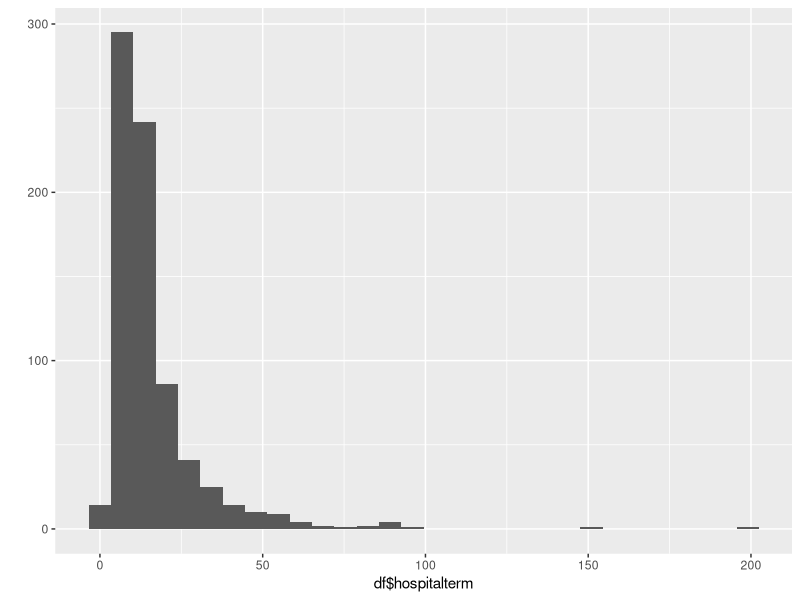
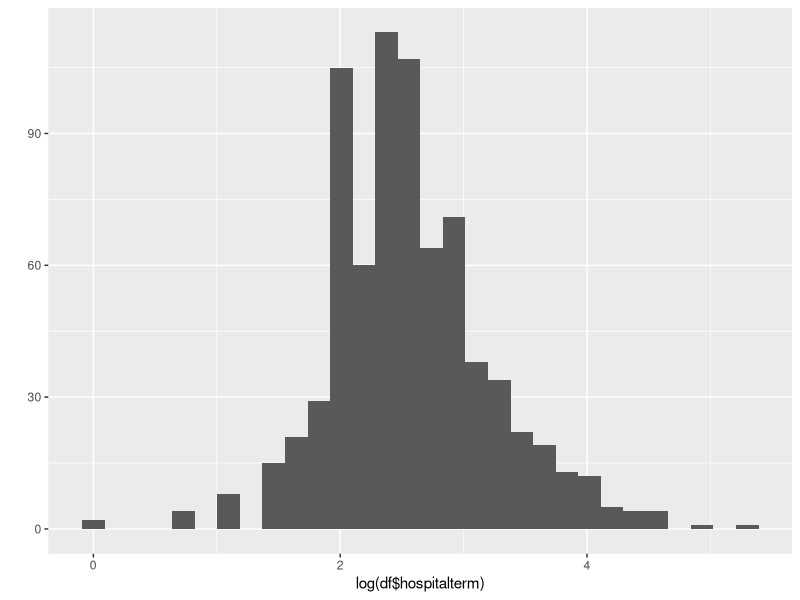
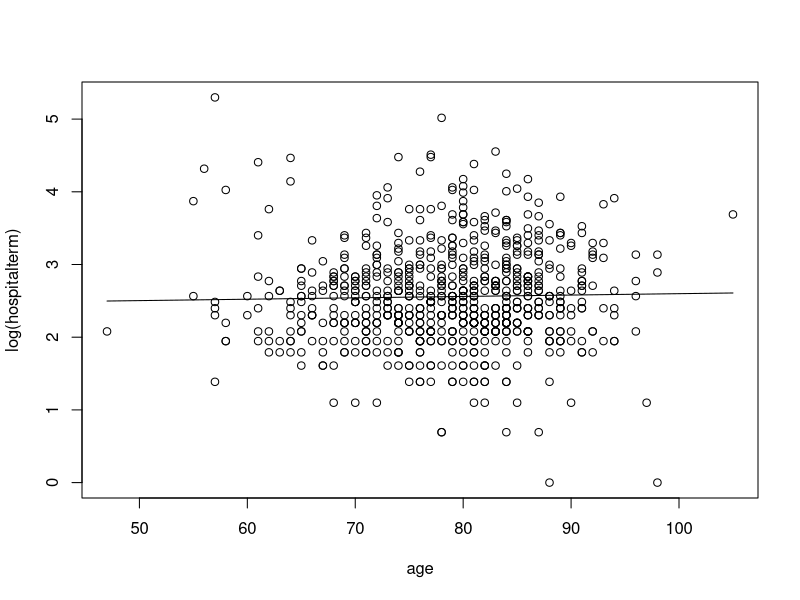
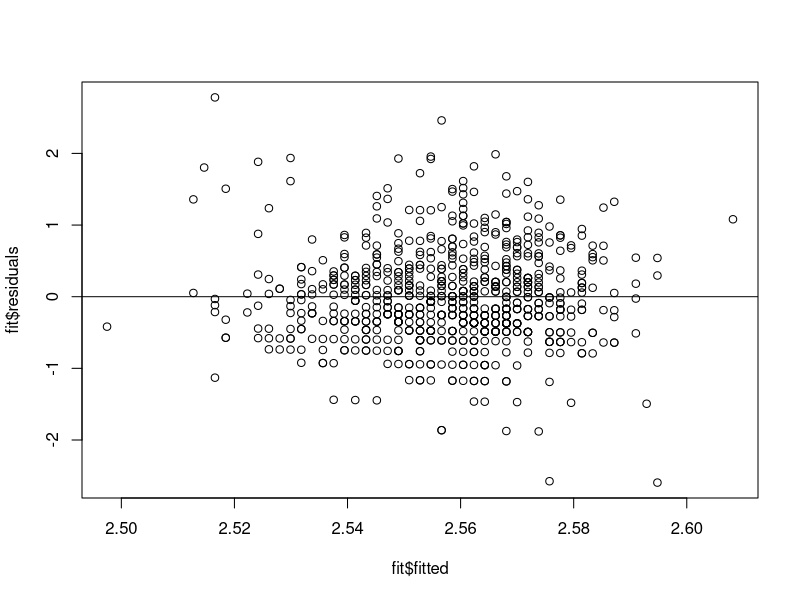
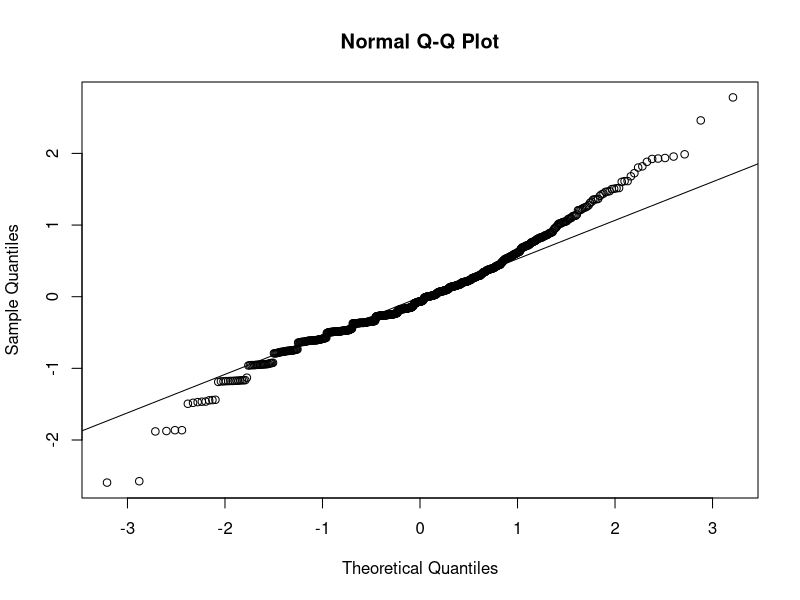
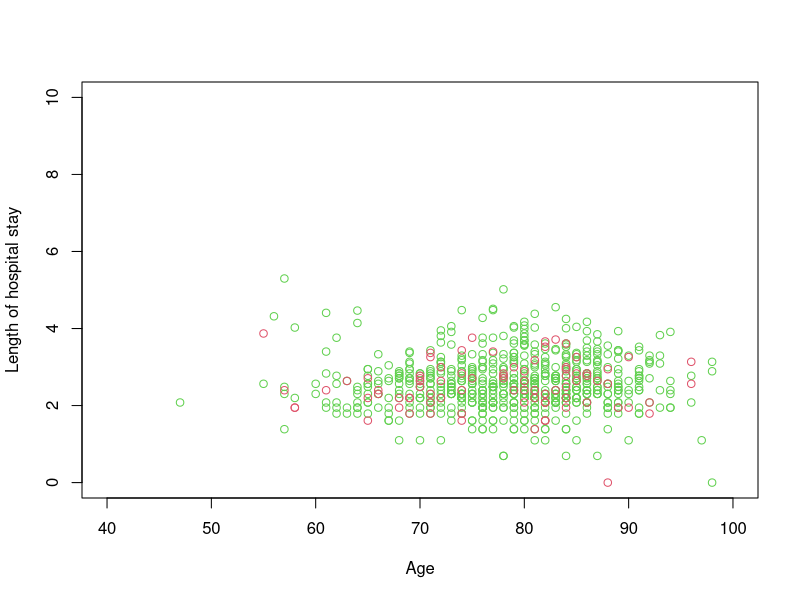
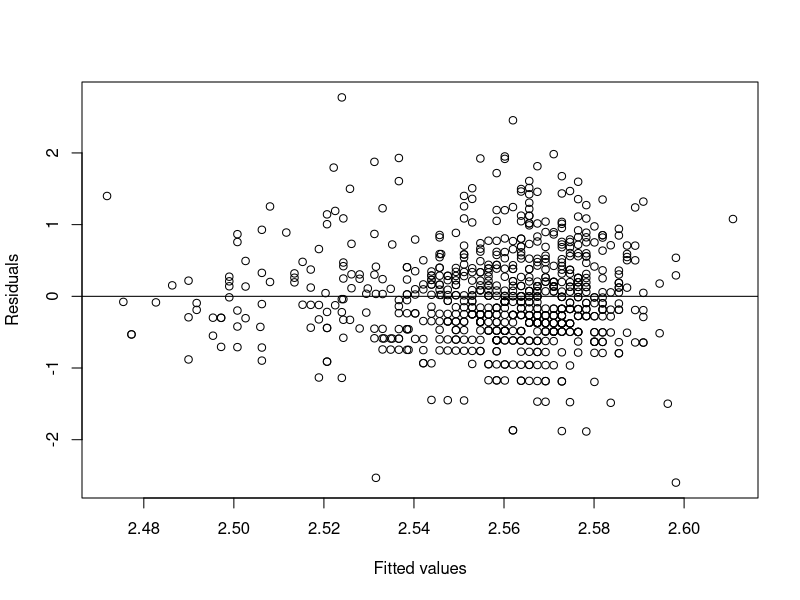
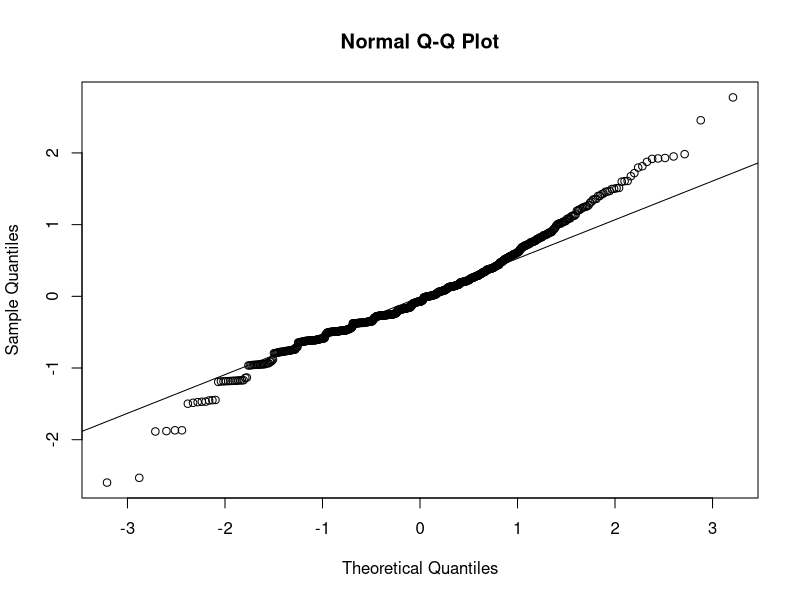

Write the R code that produced these figures, in order. (Note: this script raises an error after producing the figures.)
#######################
###Lecture 1###########
###Linear regression###
#######################
install.packages("tidyverse")
library(tidyverse)
df <- read_csv("stats_data.csv", 
               locale = locale(encoding = "SHIFT-JIS"), 
               col_types = cols(
                 id = col_double(),
                 age = col_double(),
                 gender = col_double(),
                 steroid = col_double(),
                 intubation = col_double(),
                 hospitalterm = col_double(),
                 wbc = col_double(),
                 eosi_p = col_double(),
                 bun = col_double(),
                 ics = col_factor(),
                 laba = col_factor(),
                 lama = col_factor(),
                 rr = col_double(),
                 ams = col_factor(),
                 hr = col_double(),
                 hot = col_factor(),
                 wheeze = col_factor(),
                 delirium = col_factor(),
                 stability = col_factor(),
                 time_to_stability = col_double(),
                 death = col_factor(),
                 cencode = col_factor(),
                 discharge = col_factor(),
                 insulin = col_factor(),
                 adl = col_factor(),
                 hospital = col_factor()
               ),
               guess_max = 1500, #default: 1000
               na = c("NA", "NULL", ".", "999", "#VALUE!", "MA", "ND", "NE"))
df <- df %>%
  drop_na()
###Regression methods using R basic functions###
attach(df)
install.packages("multcomp")
install.packages("lmtest")
install.packages("sandwich")
library(multcomp)
library(lmtest)
library(sandwich)
qplot(df$hospitalterm)
qplot(log(df$hospitalterm))
#####Simple linear regression######
plot(log(hospitalterm) ~ age)
##Estimation
fit <- lm(log(hospitalterm) ~ age)
lines(age, fit$fitted.values)
summary(fit)
summary(fit)$r.squared
##Prediction of the mean vs Prediction of a new observation
##The prediction interval depends on the normally assumption.
predict(fit, newdata = data.frame(age = 50), interval = "confidence")
predict(fit, newdata = data.frame(age = 50), interval = "prediction")
##Model checking
plot(fit$fitted, fit$residuals)
abline(0,0)
qqnorm(fit$residuals)
qqline(fit$residuals)
dfb <- dfbeta(fit)
index = order(abs(dfb[,2]), decreasing=T)
cbind(dfb[index[1:15],], hospitalterm[index[1:15]], age[index[1:15]])
fit_r <- coeftest(fit, vcov = sandwich)
fit_r
#####Multiple linear regression#####
##Estimation
par(mfrow = c(1,1))
plot(age[gender == 1], log(hospitalterm)[gender == 1],xlim=c(40,100), ylim =c(0,10),  
     pch = 1, col = 75, xlab = "Age", ylab = "Length of hospital stay")
points(age[gender == 2], log(hospitalterm)[gender == 2], pch = 1, col = 34)
fit2 <- lm(log(hospitalterm) ~ age + gender)
summary(fit2)
plot(fit2$fitted, fit2$residuals, xlab = "Fitted values", ylab = "Residuals")
abline(0,0)
qqnorm(fit2$residuals)
qqline(fit2$residuals)
dfb2 <- dfbeta(fit2)
index = order(abs(dfb2[,2]), decreasing = T)
cbind(dfb2[index[1:15],], age[index[1:15]], gender[index[1:15]])
index = order(abs(dfb2[,3]), decreasing = T)
cbind(dfb2[index[1:15],], age[index[1:15]], gender[index[1:15]])
anova(fit, fit2)
fit.r2 <- coeftest(fit2, vcov = sandwich)
fit.r2
##Prediction
predict(fit2, newdata = data.frame(age = 50, gender = 1), interval = "confidence")
predict(fit2, newdata = data.frame(age = 50, gender = 1), interval = "prediction")
##Interaction
fit3 <- lm(log(hospitalterm) ~ age * gender) #":", only interaction term
summary(fit3)
anova(fit2, fit3)
#####One-way ANOVA######
##Equal variance
tapply(hospitalterm, factor(hospital), mean)
tapply(hospitalterm, factor(hospital), sd)
plot.design(hospitalterm ~ factor(hospital))
fit4 <- lm(log(hospitalterm) ~ factor(hospital))
summary(fit4)
anova(fit4)
fit4_m <- lm(log(hospitalterm) ~ -1 + factor(hospital)) 
summary(fit4_m)
anova(fit4_m)
##Unequal variance 
#Welch's ANOVA
#Kruskal-Wallis test
oneway.test(log(hospitalterm) ~ factor(hospital))
coeftest(fit4, vcov = sandwich)
kruskal.test(log(hospitalterm) ~ factor(hospital))
##Multiple comparison
fit5 <- lm(log(hospitalterm) ~ -1 + factor(hospital))
m <- contrMat(table(hospital), type="Tukey") #define matrix of contrasts
m
mc <- glht(fit5, linfct = m) #general linear hypothesis
summary(mc, test=adjusted("fdr")) #false discovery rate: less conservative
#####Two-way ANOVA#####
par(mfrow = c(1,1))
plot.design(hospitalterm ~ factor(hospital) + factor(gender))
#without interaction
fit6 <- lm(log(hospitalterm) ~ factor(hospital) + factor(gender))
summary(fit6)
fit7 <- lm(log(hospitalterm) ~ factor(gender))
anova(fit6, fit7)
#With interaction
fit8 <- lm(log(hospitalterm) ~ factor(hospital) * factor(gender))
summary(fit8)
anova(fit6, fit8)
#then, calculate the main effects
######ANCOVA#####
fit9 <- lm(log(hospitalterm) ~ factor(hospital))
fit10 <- lm(log(hospitalterm) ~ factor(hospital) + age)
anova(fit9, fit10)
fit11 <- lm(log(hospitalterm) ~ factor(hospital) * age)
anova(fit9, fit10)
#test of coincident lines
anova(fit9, fit11)
#test of parallel lines
anova(fit10, fit11)
##Prediction
predict(fit10, new = data.frame(age = mean(age), hospital = 1), interval = "prediction")
predict(fit10, new = data.frame(age = mean(age), hospital = 2), interval = "prediction")
predict(fit10, new = data.frame(age = mean(age), hospital = 3), interval = "prediction")
predict(fit10, new = data.frame(age = mean(age), hospital = 4), interval = "prediction")
predict(fit10, new = data.frame(age = mean(age), hospital = 5), interval = "prediction")
#####Logistic regression#####
table(hospital, death)
##Without regression
chisq.test(hospital, death)
##logistic regression
#logit = log(odds)
fit11 <- glm(death ~ age, family = "binomial")
summary(fit11)
exp(fit11$coef)
exp(confint(fit11))
fit12 <- glm(death ~ age + factor(hospital), family = "binomial")
summary(fit12)
exp(fit12$coef)
exp(confint(fit12))
##likelihood ratio test
lrtest(fit11, fit12)
##Model checking
install.packages("car")
library(car)
crPlots(glm(death ~ age + factor(hospital), family = "binomial"))
##Modified Poisson regression
#relative risk
fit13 <-glm(death ~ age + factor(hospital), family = "poisson")  
coeftest(fit13, vcov = sandwich)
exp(fit13$coef)
##Linear regression
#risk difference
fit14 <- glm(death ~ age + factor(hospital), family = "gaussian")
coeftest(fit14, vcov = sandwich)
